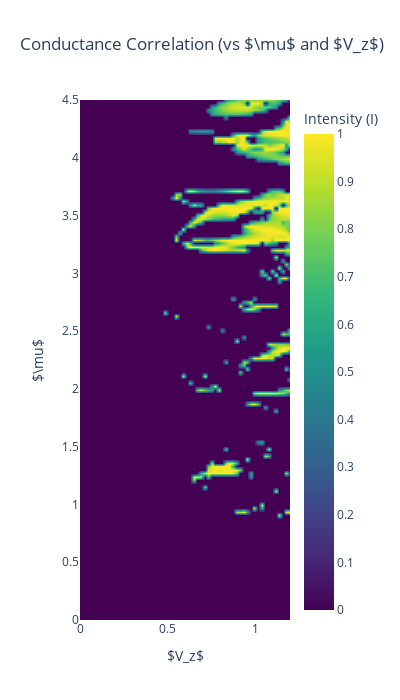

The notebook cell this image was saved under:
### Code cell
mu = params_list[:, 1]   # y-axis in the plot
V_z = params_list[:, 2]  # x-axis in the plot
zplot = corrs            # z-axis (color)

# Create the interactive Plotly heatmap/contour
fig = go.Figure(data=go.Contour(
    x=V_z,
    y=mu,
    z=zplot,
    colorscale='Viridis',    # Matches Matplotlib's 'magma'
    ncontours=100,         # Smooth continuous gradient
    line_width=0,          # Removes contour lines
    contours=dict(
        coloring='heatmap',
        showlines=False
    ),
    colorbar=dict(
        title='Intensity (I)'
    )
))

# Label axes and title
fig.update_layout(
    title='Conductance Correlation (vs $\\mu$ and $V_z$)',
    xaxis_title='$V_z$',
    yaxis_title='$\\mu$',
    #xaxis_range=[0.3, 1.2],  # <-- SET YOUR X-AXIS LIMITS HERE
    #yaxis_range=[1, 4.5],
    width=400,
    height=700
)

fig.show()

### Figure 1 — Plotly figure (JSON) as saved in the notebook; plotly's stock layout.template omitted (floating-point values rounded to 4 significant figures; data arrays with more than 128 entries replaced by an {"elided": "..."} marker saying what was removed)
{"data": [{"colorbar": {"title": {"text": "Intensity (I)"}}, "colorscale": [[0, "#440154"], [0.1111, "#482878"], [0.2222, "#3e4989"], [0.3333, "#31688e"], [0.4444, "#26828e"], [0.5556, "#1f9e89"], [0.6667, "#35b779"], [0.7778, "#6ece58"], [0.8889, "#b5de2b"], [1, "#fde725"]], "contours": {"coloring": "heatmap", "showlines": false}, "line": {"width": 0}, "ncontours": 100, "type": "contour", "x": {"elided": "9000 float values"}, "y": {"elided": "9000 float values"}, "z": {"elided": "9000 float values"}}], "layout": {"height": 700, "title": {"text": "Conductance Correlation (vs $\\mu$ and $V_z$)"}, "width": 400, "xaxis": {"title": {"text": "$V_z$"}}, "yaxis": {"title": {"text": "$\\mu$"}}}}
